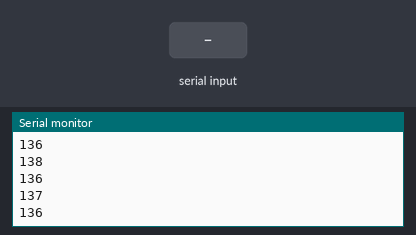
Simulated run of this sketch. Board: Arduino Mega 2560, built with avr-gcc and run on an emulated ATmega2560. On the bench: the last lines printed to the serial monitor. The test bench sets the inputs (shaded band).

Above: at 1.2 s.
1.3 s: "1\n" received over the second serial link
At 1.54 s:
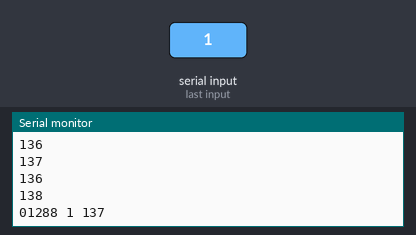
2.9 s: "0\n" received over the second serial link
At 3.04 s:
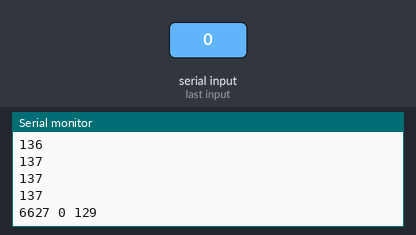
4.4 s: "2\n" received over the second serial link
At 4.54 s:
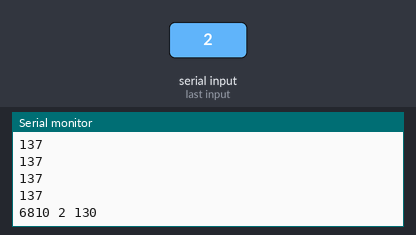
Timing chart, 0 to 7.4 s (numbered marks = the images above; inputs shaded):
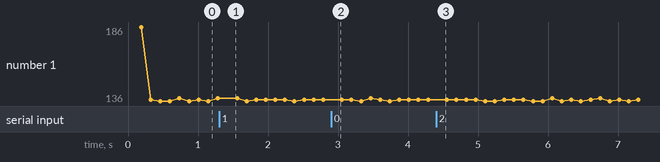

The sketch:

serials_mega_Test.ino
```cpp
/**
   MEGA

   send via TX1
   receive via digital pins

   Not all pins on the Mega and Mega 2560 support change interrupts,
   so only the following can be used for RX:
   10, 11, 12, 13, 14, 15, 50, 51, 52, 53,
   A8 (62), A9 (63), A10 (64), A11 (65),
   A12 (66), A13 (67), A14 (68), A15 (69).
*/

#include <SoftwareSerial.h>

// Defining constants
#define FEEDBACK_FREQUENCY 20// In Hz
#define TIME_STEP 1.0/FEEDBACK_FREQUENCY
#define NUMBER_CONNECTED_NANOS 8
#define INITIAL_LENGTH_COMMAND "l00000000000000000000000000000000"
#define BAUD_RATE 74880

#define HEX_DIGITS_ANGLE 2
#define HEX_DIGITS_LENGTH 4

#define ASCII_MIDDLE_POINT 75 //breakpoint between cw(0-9, A-F) and ccw (P-Y, a-f)
#define ASCII_DIFFERENCE 32 //difference for conversion between cw and ccw

#define RECEIVE_ANGLE 'a'

#define RADIUS 200 //spool, 20mm in 0.1mm precision

unsigned long int t_ref; unsigned long int t_ref_receive;
String receivedCommand;
String receivedFeedback;
String sendFeedback; //easier to have this as char[]?
unsigned int lastLength[NUMBER_CONNECTED_NANOS]; //unsigned int has 2 bytes, range 0 - 65535
unsigned int lastLengthFeedback[NUMBER_CONNECTED_NANOS]; //with .1 mm precision, this equals ~6.5m

String combinedTest;
String lastRow;
int counter = 0;
unsigned long int startReadMillis;
int corruptionCounter = 0;

SoftwareSerial serialNano[8] = {
  SoftwareSerial (62, 19), // RX, TX - 0
  SoftwareSerial (63, 23), //1 THERE IS AN ISSUE WITH THIS PIN
  SoftwareSerial (64, 24), //2
  SoftwareSerial (65, 25), //3
  SoftwareSerial (66, 26), //4
  SoftwareSerial (67, 27), //5
  SoftwareSerial (68, 28), //6
  SoftwareSerial (69, 29)  //7
};

/* Setup 3 different serial lines.
   Serial for MATLAB
   Serial1. for transmission to Nano devices
   SoftwareSerial for receiving from individual nanos
*/
void setup() {
  Serial.begin(BAUD_RATE);  //USB
  Serial1.begin(BAUD_RATE); //broadcast
  for (int i = 0; i < NUMBER_CONNECTED_NANOS; i++) { //all the softwareSerials for arduino nano
    serialNano[i].begin(BAUD_RATE);
    //serialNano[i].setTimeout(10);
  }
  startReadMillis = millis();
  Serial.println("SETUP");
  t_ref = millis();
  t_ref_receive = t_ref;
  combinedTest = "";
  //receivedCommand = INITIAL_LENGTH_COMMAND;
  /*
     Initialization needed:
        initialLength
        initialLengthFeedback
  */
}
/*
  wait for command from MatLab, and pass the comand to nanos
*/


/* Main loop acts to interface with MATLAB (asynchronously) and nano at 20Hz */
void loop() {
  /*if (Serial.available() > 0) {  //MATLAB via USB
    receivedCommand = Serial.readStringUntil('\n');
    }
  */
  // Operate at roughly 20Hz time
  if ((millis() - t_ref) > TIME_STEP * 1000) {
    // Reset the time (AT A LATER DATE PROTECTION MAY BE NEEDED FOR OVERFLOW
    t_ref = millis();
    // Request Feedback from the nanos
    /*char feedbackNano[HEX_DIGITS_ANGLE]; // Array to store the nano feedback
      boolean is_positive = 1; // flag to indicate positive angle change
      int angularChangeReceived; // The change in angular value that was recieved
      unsigned int lengthFeedback; // The length value for feedback
      char feedbackMega[HEX_DIGITS_LENGTH + 1]; // The mega feedback (to be given to the nano)
    */
    // Loop of feedback requests
    for (int i = 0; i < NUMBER_CONNECTED_NANOS; i++) {
      serialNano[i].listen();
      Serial1.println('g' + String(i)); //concatenates f and number of nano - sends feedback requests to the nanos
      Serial1.flush();
      /*
        f0 - readMotor, send static 3 bytes
        g0 - readMotor, send feedback
        t0 - no motor control, send static 3 bytes
        z0 - motor control (through pwm, no reading) after sending static 3 bytes
        u0 - motor control (through pwm, no reading) before sending 3 static bytes
      */


      counter = 0;
      while ((serialNano[i].available() == 0) && counter < 1300) {
        counter++;
      }
      if (serialNano[i].available() > 0) {
        receivedFeedback = serialNano[i].readStringUntil('\n'); // check
        combinedTest = combinedTest + i + counter + " " + receivedFeedback + " ";
        /*for (int j = 0; j < HEX_DIGITS_ANGLE; j++) {
          feedbackNano[j] = receivedFeedback[j + 2]; //omits 'f*' as feedback prefix
          }
          if (feedbackNano[0] > ASCII_MIDDLE_POINT) {
          feedbackNano[0] -= ASCII_DIFFERENCE; //changes [0] to 0-9, A-F -> can be handled by hex conversion
          is_positive = 0; //detects sign of manipulated ASCII
          } else {
          is_positive = 1;
          }
          //Serial.print(millis());
          //Serial.print("  ");
          if (is_positive) {
          angularChangeReceived = strtol(feedbackNano, 0, 16);
          } else {
          angularChangeReceived = -strtol(feedbackNano, 0, 16); //uses sign to determine integer value from hex conversion
          }
          }
        */

      }
    }
    combinedTest = combinedTest + (millis() - t_ref_receive);
    if ((millis() - t_ref_receive) > 75) {
      //Serial.println(lastRow);
      corruptionCounter++;
    }

    t_ref_receive = millis();
    if (corruptionCounter > 100) {
      Serial.println("---------------------");
      Serial.println(millis() - startReadMillis);
      Serial.println("---------------------");
    } else {
      Serial.println(combinedTest);
      Serial.flush();
    }


    combinedTest = "";

    /*lengthFeedback = lastLengthFeedback[i] + ((float)angularChangeReceived * (M_PI*RADIUS)) / 180.0; //converts to cable length
      lastLengthFeedback[i] = lengthFeedback;
      itoa(lengthFeedback, feedbackMega, 16); //converts to hex to send it to MATLAB


      itoa(angularChangeReceived, feedbackMega, 16);
      for(int j=0; j < HEX_DIGITS_LENGTH; j++){  //fills sendFeedback array at right position, no conversion necessary
      sendFeedback[HEX_DIGITS_LENGTH*i + j] = feedbackMega[j]; //any prefix while sending to MATLAB?

      }
      }
      //if a nano gives no feedback, do nothing(keep the last feedback value in the combinedFeedback)
      //}
      //Serial.println(sendFeedback);
      //Serial.flush();*/


    // Set up send command for the nano
    /*  char sendCommand[HEX_DIGITS_ANGLE * NUMBER_CONNECTED_NANOS + 1];
      int lengthChange;
      int angleChange;
      char commandNano[HEX_DIGITS_ANGLE + 1];

      sendCommand[0] = RECEIVE_ANGLE; // Should be an angle
      for(int i=0; i < NUMBER_CONNECTED_NANOS; i++){
      //for (int i = 0; i < 1; i++) {
        char tmp[HEX_DIGITS_LENGTH + 1];
        for (int j = 0; j < HEX_DIGITS_LENGTH; j++) {
          tmp[j] = receivedCommand[HEX_DIGITS_LENGTH * i + j + 1]; //HEX_DIGITS_LENGTH*i gives position in array for respective ID, +1 omits command prefix
        }
        // tmp should be the length command for this case.  Confirm that this is true.
        lastLength[i] = 30;
        lengthChange = strtol(tmp, 0, 16) - lastLength[i]; //strtol returns long int, lastLength is unsigned int (4byte - 2byte), changes will not be >int_max
        //lastLength[i] += lengthChange; //update lastlength for next command
        if (lengthChange < 0) {
          is_positive = 0;
          lengthChange = abs(lengthChange);
        } else {
          is_positive = 1;
        }
        angleChange = ((float)lengthChange / (M_PI * RADIUS)) * 180.0;
        //angleChange = 0; is_positive = 1;
        itoa(angleChange, commandNano, 16);
        if (commandNano[1] == '\0') {
          commandNano[1] = commandNano[0];
          commandNano[0] = '0';
          commandNano[2] = '\0';
        }
        if (is_positive) {
    */
    /* out of 4 cases, only two have to be handled here, the others are:
      is_positive and standard conversion letters 0-9 -> not to be changed
      negative and standard conversion letters a-f -> not to be changed
    */

    /*    if (commandNano[0] > '9') { //this case represents letters a-f, but with a is_positive sign
          commandNano[0] -= ASCII_DIFFERENCE; //A-F after subtraction
        }
      } else if (commandNano[0] < 'A') { //this case represents 0-9, but with negative sign
        commandNano[0] += ASCII_DIFFERENCE; //P-Y after addition
      }
      for (int j = 0; j < HEX_DIGITS_ANGLE; j++) {
        sendCommand[HEX_DIGITS_ANGLE * i + j + 1] = commandNano[j];
      }
      }
      Serial1.println(sendCommand);
      Serial1.flush();
      }
    */

  }
}
```

Measured:
- after the input at 1.3 s, the serial monitor: prints a new line after 0.12 s (image 1)
- after the input at 2.9 s, the serial monitor: prints a new line at once (image 2)
- after the input at 4.4 s, the serial monitor: prints a new line at once (image 3)
